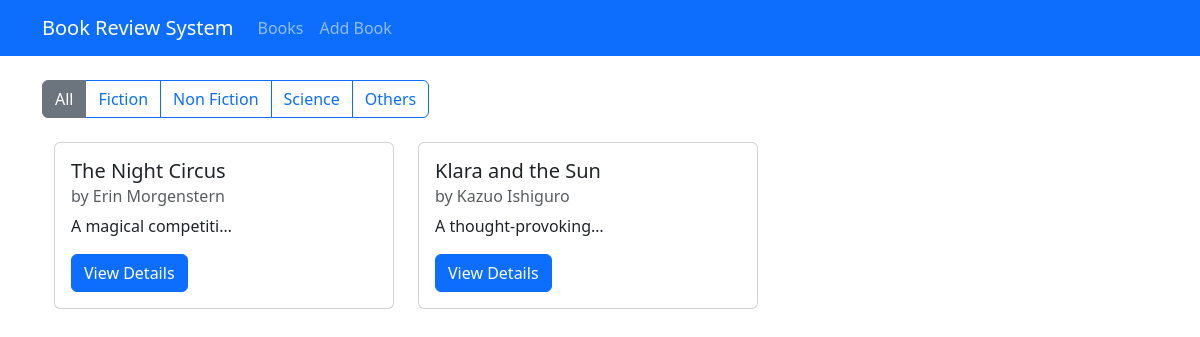
The page /?genre=Fiction on the database its author committed.
### book/models.py (models this page shows, shortened)
class Book(models.Model):
    title = models.CharField(max_length=200)
    author = models.CharField(max_length=200)
    description = models.TextField()
    genre = models.CharField(max_length=20, choices=GENRE_CHOICES)
    isbn = models.CharField('ISBN', max_length=13, unique=True)
    publication_date = models.DateField()
    average_rating = models.DecimalField(
        max_digits=3,
        decimal_places=2,
        validators=[MinValueValidator(0),MaxValueValidator(5)],
        default=0
    )
    created_at = models.DateField(auto_now_add=True)
    updated_at = models.DateField(auto_now=True)

### book/views.py (the view)
# urls.py: path('', views.book_list, name='book_list'),
def book_list(request):
    genre= request.GET.get('genre')
    if genre:
        books = Book.objects.filter(genre=genre).order_by('created_at')
    else:
        books = Book.objects.all().order_by('created_at')
    return render(request, 'book/book_list.html', {'books':books})

### book/templates/book/book_list.html (shortened to what this page needs)
{% extends "book/base.html" %}
{% block content %}
<div class="row mb-4">
    <div class="col">
        <div class="btn-group">
            <a href="{% url "book_list" %}" class="btn btn-outline-secondary {% if not request.Get.genre %} active {% endif %} ">All</a>
            <a href="?genre=Fiction" class="btn btn-outline-primary {% if request.Get.genre == 'Fiction' %} active {% endif %} ">Fiction</a>
            <a href="?genre=Non_fiction" class="btn btn-outline-primary {% if request.Get.genre == 'Non_fiction' %} active {% endif %} ">Non Fiction</a>
            <a href="?genre=Science" class="btn btn-outline-primary {% if request.Get.genre == 'Science' %} active {% endif %} ">Science</a>
            <a href="?genre=Other" class="btn btn-outline-primary {% if request.Get.genre == 'Other' %} active {% endif %} ">Others</a>
        </div>
    </div>
</div>
  <div class="container row row-cols-1 row-cols-md-3 g-4">
    {% for book in books %}
      <div class="col">
        <div class="card h-100">
            <div class="card-body">
                <h5 class="card-title">{{book.title}}</h5>
                <h6 class="card-subtitle mb-2 text-muted">by {{book.author}}</h6>
                <p class="card-text">{{book.description | truncatechars:20}}</p>
                <div class="d-flex justify-content-between align-items-center">
                    <a href="{% url "book_details" book.id %}" class="btn btn-primary">View Details</a>
                </div>
            </div>
        </div>
      </div>
      {% empty %}
        <div class="col-12">
            <p>No books available</p>
        </div>
    {% endfor %}
  </div>
{% endblock %}

### rows shown on the page
Book: title "The Night Circus", author "Erin Morgenstern", description "A magical competiti…"
Book: title "Klara and the Sun", author "Kazuo Ishiguro", description "A thought-provoking…"
